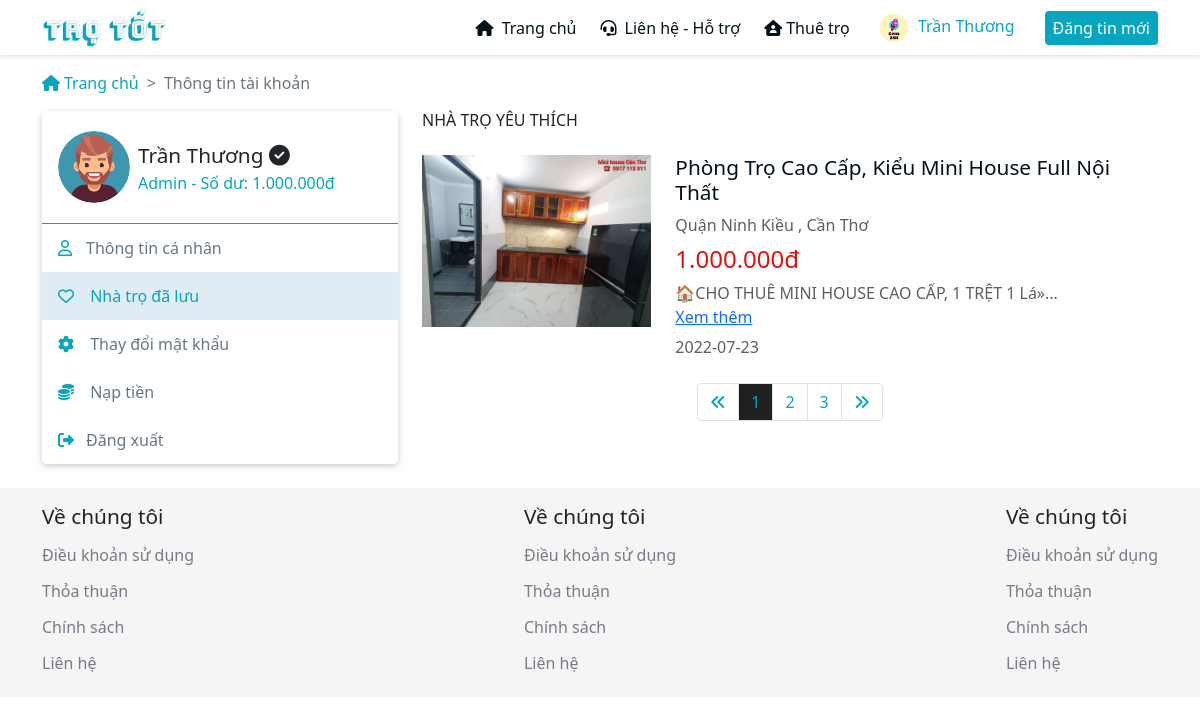
Screenshot of /pages/nha-tro-yeu-thich.php (signed in) with the database file from the repository.
### tables this page shows
CREATE TABLE `users` (
  `id` int(11) NOT NULL,
  `email` varchar(100) NOT NULL,
  `name` varchar(100) NOT NULL,
  `username` char(100) NOT NULL,
  `password` char(100) NOT NULL,
  `sodu` int(100) NOT NULL,
  `tel` char(20) NOT NULL,
  `diachi` varchar(255) NOT NULL,
  `link_avt` varchar(100) NOT NULL,
  `level` int(3) NOT NULL,
  `date_c` date NOT NULL
);

CREATE TABLE `likes` (
  `id` int(11) NOT NULL,
  `username` varchar(100) NOT NULL,
  `id_baidang` int(11) NOT NULL
);

CREATE TABLE `posts` (
  `id` int(11) NOT NULL,
  `username` varchar(100) NOT NULL,
  `ten_tro` varchar(255) NOT NULL,
  `dia_chi` varchar(255) NOT NULL,
  `gia_phong` varchar(100) NOT NULL,
  `mo_ta` varchar(2000) NOT NULL,
  `hinh_anh` varchar(300) NOT NULL,
  `link_map` varchar(1000) NOT NULL,
  `gia_tien` int(100) NOT NULL,
  `so_ngay` int(3) NOT NULL,
  `ngay_dang_tin` date NOT NULL,
  `ngay_het_han` date NOT NULL
);

### admin/config.php (called while the page is built, shortened)
<?php
$ketnoi = mysqli_connect(LOCALHOST, USERNAME, PASSWORD, DATABASE);
$ketnoi->query("set names 'utf8'");
function tien($price)
{
    return str_replace(",", ".", number_format($price));
}
if (isset($_SESSION['username'])) {
    $username = $_SESSION['username'];
    $user = $ketnoi->query("SELECT * FROM `users` WHERE `username` = '$username' ")->fetch_array();
}
if(isset($_SESSION['username'])){
    if($user['name'] != ""){
        $_name = $user['name']." ";
    }else{
        $_name = "Bạn chưa cập nhật tên";
    }
    $level = $user['level'];
    if($level == 0){
        $level = "Thành viên";
    }elseif($level == 1){
        $level = "Admin";
    }
    $level = $level." - Số dư: ".tien($user['sodu'])."đ";
}

### pages/nha-tro-yeu-thich.php (the view, shortened to what this page needs)
<?php
require_once("../admin/config.php");
?>
<!DOCTYPE html>
<html lang="en">
<head>
    <link rel="stylesheet" href="../pages/assets/css/bootstrap.min.css">
    <link rel="stylesheet" href="https://cdnjs.cloudflare.com/ajax/libs/font-awesome/6.1.1/css/all.min.css">
    <link rel="stylesheet" href="../pages/assets/css/style.css">
    <link rel="stylesheet" href="../pages/assets/css/responsive.css">
    <link rel="stylesheet" href="../pages/assets/css/themify-icons.css">
</head>
<body>
    <div class="main">
        <?php require_once('../admin/header.php'); ?>
        <div class="container">
            <div class="row mt-3">
                <div class="col-lg-12">
                    <nav style="--bs-breadcrumb-divider: '>';" aria-label="breadcrumb">
                        <ol class="breadcrumb">
                            <li class="breadcrumb-item"><a href="../pages/index.html"><i class="fa-solid fa-house me-1"></i>Trang chủ</a></li>
                            <li class="breadcrumb-item active" aria-current="page">Thông tin tài khoản</li>
                        </ol>
                    </nav>
                </div>
            </div>
        </div>
        <div class="profile">
            <div class="container">
                <div class="row">
                    <div class="col-lg-4">
                        <div class="profile-left">
                            <div class="profile-left__heading">
                                <img src="../pages/assets/img/icon-256x256.png" alt="" id="avatar">
                                <div>
                                    <span><?=$_name?><i class="fa-solid fa-circle-check"></i></span>
                                    <span><?=$level?></span>
                                </div>
                            </div>
                            <div class="profile-left__body">
                            <a href="../profile" class="profile-left__tabs "><i class="fa-regular fa-user me-2"></i>Thông tin cá nhân</a>
                                <a href="../nha-tro-yeu-thich" class="profile-left__tabs active"><i class="fa-regular fa-heart me-2"></i> Nhà trọ đã lưu</a>
                                <a href="../thay-doi-mat-khau" class="profile-left__tabs  "><i class="fa-solid fa-gear me-2"></i> Thay đổi mật khẩu</a>
                                <a href="../pages/nap-tien.php" class="profile-left__tabs"><i class="fa-solid fa-coins me-2"></i> Nạp tiền</a>
                                <a href="../loguot" class="profile-left__tabs "><i class="fa-solid fa-right-from-bracket me-2"></i>Đăng xuất</a>
                            </div>
                        </div>
                    </div>
                    <div class="col-lg-8">
                        <div class="profile-right tab-content active" id="tab-like">
                            <h6 class="profile-right__title">NHÀ TRỌ YÊU THÍCH</h6>
                            <div class="profile-right__body p-0">
                                <div class="profile-right__list">
                                    <?php
                                    $page = 1;
                                    $so_tab = $page * 10;
                                    $i = 0;
                                    $SQL = "SELECT * FROM `likes` WHERE `username` = '".$user['username']."' ORDER BY `id` DESC";
                                    $querryy = $ketnoi->query($SQL);
                                    while ($row = mysqli_fetch_array($querryy)) {
                                        $id = $row['id_baidang'];
                                        $posts = $ketnoi->query("SELECT * FROM `posts` WHERE `id` = '".$id."'")->fetch_array();
                                        $ten_tro = $posts['ten_tro'];
                                        $dia_chi = str_replace("|",",",$posts['dia_chi']);
                                        $mo_ta = substr($posts['mo_ta'], 0, 50) . '... <a href="../product-detail?id=' . $id . '">Xem thêm</a>';
                                        $gia_phong = tien($posts['gia_phong'])."đ";
                                        $ngay_dang_tin = $posts['ngay_dang_tin'];
                                        $hinh_anh = explode(",", $posts['hinh_anh'])[0];
                                        $i++;
                                        if ($i >= ($so_tab - 10) and $i < $so_tab) {
                                    ?>
                                        <div class="profile-right__link">
                                            <div class="row">
                                                <div class="col-lg-4 col-4">
                                                    <a href="product-detail?id=<?=$id?>">
                                                        <img src="<?=$hinh_anh?>" alt="">
                                                    </a>
                                                </div>
                                                <div class="col-lg-8 col-8">
                                                    <div class="profile-right__link-text">
                                                        <a href="product-detail?id=<?=$id?>" class="text-decoration-none">
                                                            <h6 class="profile-right__link-text__name"><?=$ten_tro?></h6>
                                                            <span class="profile-right__link-text__address"><?=$dia_chi?></span>
                                                            <span class="profile-right__link-text__price"><?=$gia_phong?></span>
                                                            <span class="profile-right__link-text__desc"><?=$mo_ta?></span>
                                                            <span class="profile-right__link-text__time"><?=$ngay_dang_tin?></span>
                                                        </a>
                                                    </div>
                                                </div>
                                            </div>
                                        </div>
                                    <?php
                                        }
                                    }
                                    ?>
                                </div>
                                <div class="row">
                                    <div class="col-lg-12 d-flex justify-content-center">
                                        <nav class="mt-4" aria-label="Page navigation example">
                                            <ul class="pagination">
                                            <li class="page-item"><a class="page-link" href="./nha-tro-yeu-thich?page=<?= $page - 3 ?>"><i class="fa-solid fa-angles-left"></i></a></li>
                                            <?php
                                            if ($page == 1) { ?>
                                                <li class="page-item"><a class="page-link active" href="./nha-tro-yeu-thich?page=1">1</a></li>
                                                <li class="page-item"><a class="page-link" href="./nha-tro-yeu-thich?page=2">2</a></li>
                                                <li class="page-item"><a class="page-link" href="./nha-tro-yeu-thich?page=3">3</a></li>
                                            <?php }
                                            ?>
                                            <li class="page-item"><a class="page-link" href="./nha-tro-yeu-thich?page=<?= $page + 3 ?>"><i class="fa-solid fa-angles-right"></i></a></li>
                                            </ul>
                                        </nav>
                                    </div>
                                </div>
                            </div>
                        </div>
                    </div>
                </div>
            </div>
        </div>
        <?php require_once('../admin/footer.php'); ?>
    </div>
</body>
</html>

### admin/header.php (shortened to what this page needs)
<header class="header">
            <div class="container">
                <div class="row d-flex align-items-center">
                    <div class="col-lg-2 col-4">
                        <div class="logo">
                            <a href="../trang-chu"><img src="../pages/assets/img/logo/logo1.jpg" alt=""></a>
                        </div>
                    </div>
                    <div class="col-lg-10 col-8">
                        <div class="nav">
                            <div class="nav__item">
                                <a href="../trang-chu" class="nav__link"><i class="fa-solid fa-house me-1"></i> Trang chủ</a>
                            </div>
                            <div class="nav__item">
                                <a href="../lien-he-ho-tro" class="nav__link"> <i class="fa-solid fa-headset me-1"></i> Liên hệ - Hỗ trợ</a>
                            </div>
                            <div class="nav__item">
                                <a href="" class="nav__link"><i class="fa-solid fa-house-user me-1"></i>Thuê trọ</a>
                            </div>
                            <div class="nav__item js-info-menu">
                                <button>
                                    <img src="" alt="" id="avatar_1">
                                    <span><?=$_name;?></span>
                                </button>
                            </div>
                            <div class="nav__item active">
                                <a href="../dang-tin-moi" class="nav__link">Đăng tin mới</a>
                            </div>
                        </div>
                    </div>
                </div>
            </div>
        </header>

### pages/assets/css/style.css (style rules this page uses)
:root { --text-color: #03121a; --primary-color: #08a5bf; }
html { font-family: 'Barlow', sans-serif; }
.header { box-shadow: 0 1px 4px rgba(70, 75, 80, .2); padding: 8px 0; }
.nav { display: flex; align-items: center; justify-content: flex-end; }
.nav__item { margin-left: 24px; position: relative; }
.nav__item.active a { padding: 6px 8px; background-color: var(--primary-color); color: #fff; border-radius: 4px; }
.nav__item button { border: none; background-color: transparent; }
.nav__item button img { width: 28px; height: 28px; border-radius: 50%; margin-right: 6px; }
.nav__item button span { color: var(--primary-color); font-weight: 500; }
.nav__link { text-decoration: none; font-weight: 500; color: var(--text-color); }
.logo img { width: 75%; height: auto; }
.breadcrumb-item a { text-decoration: none; color: var(--primary-color); }
.page-link { color: var(--primary-color); font-weight: 500; }
.page-link.active { background-color: rgb(32, 32, 32); color: var(--primary-color); }
.profile { margin: 0 0 24px 0; }
.profile-left { border-radius: 5px; box-shadow: 0 2px 6px rgb(70 80 110 / 30%); }
.profile-left__heading { display: flex; align-items: center; padding: 20px 16px; border-bottom: 1px solid var(--primary-color); }
.profile-left__heading img { width: 72px; height: 72px; border-radius: 50%; }
.profile-left__heading div { margin-left: 8px; display: flex; flex-direction: column; }
.profile-left__heading div span:first-child { font-size: 1.3rem; font-weight: 500; }
.profile-left__heading div span:last-child { color: var(--primary-color); }
.profile-left__tabs { display: block; text-decoration: none; color: #657786; padding: 12px 16px; transition: all 0.3s; cursor: pointer; }
.profile-left__tabs.active { background-color: #dfecf6; color: var(--primary-color); font-weight: 500; }
.profile-left__tabs i { width: 20px; color: var(--primary-color); }
.tab-content { display: none; }
.tab-content.active { display: block; }
.profile-right__body { position: relative; width: 100%; padding: 16px 16px 48px 16px; border-radius: 5px; }
.profile-right__list { display: flex; flex-direction: column; }
.profile-right__link { display: flex; text-decoration: none; margin-top: 16px; }
.profile-right__link img { width: 100%; height: auto; flex: 1; }
.profile-right__link-text { display: flex; flex-direction: column; flex: 2; }
.profile-right__link-text__name { font-size: 1.3rem; font-weight: 500; color: var(--text-color); }
.profile-right__link-text__address { color: #5e5e5e; }
.profile-right__link-text__price { margin: 4px 0; font-size: 1.5rem; font-weight: 500; color: rgb(222, 17, 17) }
.profile-right__link-text__desc { color: #5e5e5e; }
.profile-right__link-text__time { margin-top: 6px; color: #5e5e5e; }

### pages/nha-tro-yeu-thich.php (style rules this page uses)
.profile-right__link { display: block; }
.profile-right__link-text a { display: inline-flex; flex-direction: column; }

### rows the page displays
users: name "Trần Thương", level "Admin - Số dư: 1.000.000đ"
likes: posts.ten_tro "Phòng Trọ Cao Cấp, Kiểu Mini House Full Nội Thất", posts.dia_chi "Quận Ninh Kiều , Cần Thơ", posts.gia_phong "1.000.000đ", posts.mo_ta "🏠CHO THUÊ MINI HOUSE CAO CẤP, 1 TRỆT 1 Lá»", posts.ngay_dang_tin "2022-07-23"
